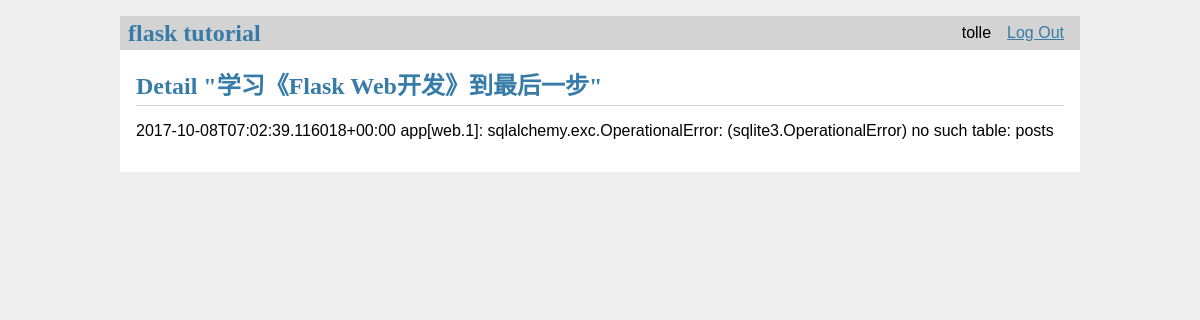
/1/detail (signed in), run on the app's committed database.
### tables this page shows
CREATE TABLE user (
  id INTEGER PRIMARY KEY AUTOINCREMENT,
  username TEXT UNIQUE NOT NULL,
  password TEXT NOT NULL
);

CREATE TABLE post (
  id INTEGER PRIMARY KEY AUTOINCREMENT,
  author_id INTEGER NOT NULL,
  created TIMESTAMP NOT NULL DEFAULT CURRENT_TIMESTAMP,
  title TEXT NOT NULL,
  body TEXT NOT NULL,
  FOREIGN KEY (author_id) REFERENCES user (id)
);

### app/blog.py (the view)
@bp.route('/<int:id>/detail', methods=('GET', 'POST'))
@login_required
def detail(id):
    print('文章详情')
    post = get_post(id)
    return render_template('blog/detail.html', post=post)

### app/auth.py (called while the page is built)
@bp.before_app_request
def load_logged_in_user():
    user_id = session.get('user_id')
    if user_id is None:
        g.user = None
    else:
        g.user = get_db().execute(
            'SELECT * FROM user WHERE id = ?', (user_id,)
        ).fetchone()

def login_required(view):
    @functools.wraps(view)
    def wrapped_view(**kwargs):
        if g.user is None:
            return redirect(url_for('auth.login'))
        return view(**kwargs)
    return wrapped_view

### app/blog.py (called while the page is built)
def get_post(id, check_author=True):
    post = get_db().execute(
        'SELECT p.id, title, body, created, author_id, username'
        ' FROM post p JOIN user u ON p.author_id = u.id'
        ' WHERE p.id = ?',
        (id,)
    ).fetchone()
    if post is None:
        abort(404, f"Post id {id} doesn't exist.")
    if check_author and post['author_id'] != g.user['id']:
        abort(403)
    return post

### app/db.py (called while the page is built)
def get_db():
    if 'db' not in g:
        g.db = sqlite3.connect(
            current_app.config['DATABASE'],
            detect_types=sqlite3.PARSE_DECLTYPES
        )
        g.db.row_factory = sqlite3.Row
    print(current_app.config['DATABASE'])
    return g.db

### app/templates/blog/detail.html
{% extends 'base.html' %}
{% block header %}
  <h1>{% block title %}Detail "{{ post['title'] }}"{% endblock %}</h1>
{% endblock %}
{% block content %}
  <p>
    {{ post['body'] }}
  </p>
{% endblock %}

### app/templates/base.html (shortened to what this page needs)
<!doctype html>
<link rel="stylesheet" href="{{ url_for('static', filename='style.css') }}">
<nav>
  <h1>flask tutorial</h1>
  <ul>
    {% if g.user %}
      <li><span>{{ g.user['username'] }}</span>
      <li><a href="{{ url_for('auth.logout') }}">Log Out</a>
    {% else %}
      <li><a href="{{ url_for('auth.register') }}">Register</a>
      <li><a href="{{ url_for('auth.login') }}">Log In</a>
    {% endif %}
  </ul>
</nav>
<section class="content">
  <header>
    {% block header %}{% endblock %}
  </header>
  {% block content %}{% endblock %}
</section>

### app/static/style.css (style rules this page uses)
h1 { font-family: serif; color: #377ba8; margin: 1rem 0; }
a { color: #377ba8; }
nav { background: lightgray; display: flex; align-items: center; padding: 0 0.5rem; }
nav h1 { flex: auto; margin: 0; }
nav ul { display: flex; list-style: none; margin: 0; padding: 0; }
nav ul li a, nav ul li span, header .action { display: block; padding: 0.5rem; }
.content { padding: 0 1rem 1rem; }
.content > header { border-bottom: 1px solid lightgray; display: flex; align-items: flex-end; }
.content > header h1 { flex: auto; margin: 1rem 0 0.25rem 0; }
.content:last-child { margin-bottom: 0; }

### data on the page
user: user.username "tolle"
post: title "学习《Flask Web开发》到最后一步", body "2017-10-08T07:02:39.116018+00:00 app[web.1]: sqlalchemy.exc.OperationalError: (sqlite3.OperationalError) no such table: posts"
